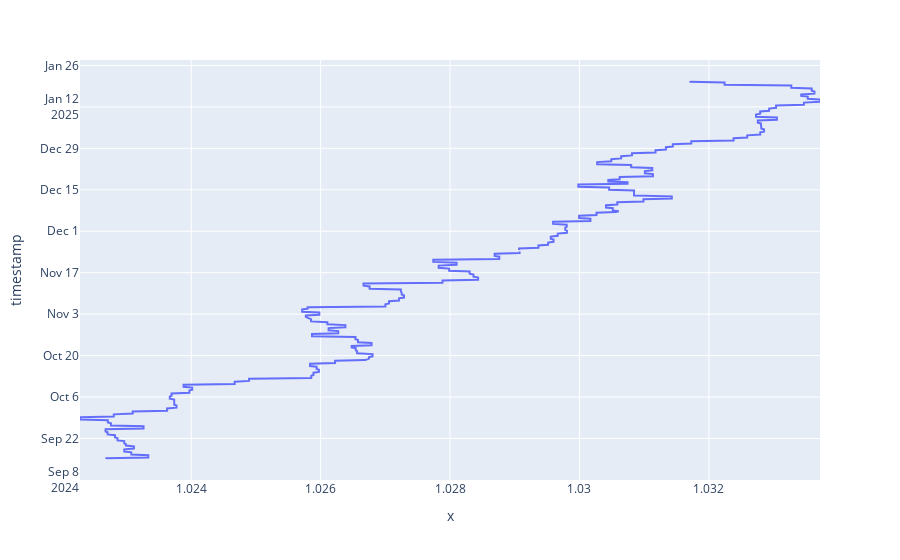

The notebook cell this image was saved under:
### Code cell
px.line(a_wide_df["rsETH_oracle_price"], oracle_and_backing_df["rsETH_oracle_price"])

### Figure 1 — Plotly figure (JSON) as saved in the notebook; plotly's stock layout.template omitted (floating-point values rounded to 4 significant figures; data arrays with more than 128 entries replaced by an {"elided": "..."} marker saying what was removed)
{"data": [{"hovertemplate": "x=%{x}<br>timestamp=%{y}<extra></extra>", "legendgroup": "", "line": {"color": "#636efa", "dash": "solid"}, "marker": {"symbol": "circle"}, "mode": "lines", "name": "", "orientation": "h", "showlegend": false, "type": "scatter", "x": {"elided": "509 float values"}, "xaxis": "x", "y": {"elided": "509 str values"}, "yaxis": "y"}], "layout": {"legend": {"tracegroupgap": 0}, "margin": {"t": 60}, "xaxis": {"anchor": "y", "domain": [0, 1], "title": {"text": "x"}}, "yaxis": {"anchor": "x", "domain": [0, 1], "title": {"text": "timestamp"}}}}
